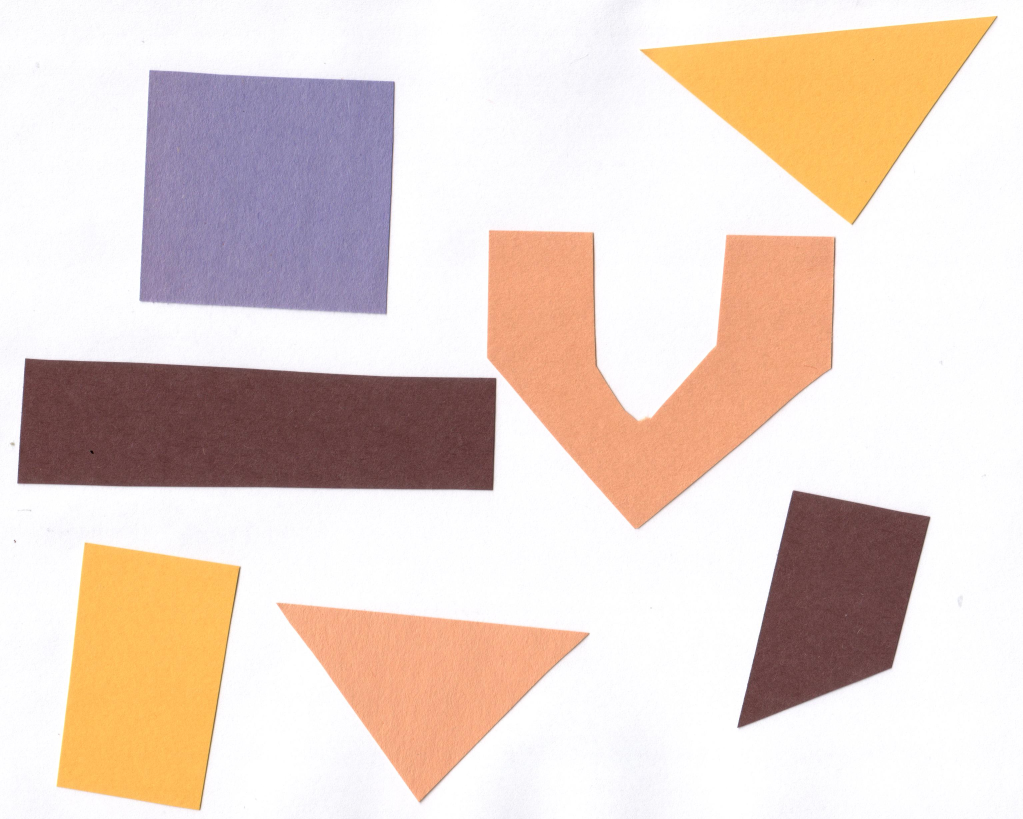
#> input picture data/shapes-01.jpg, 3068 x 2457 px (shown at 1/3 size)
$ jupyter execute --allow-errors '7-Connected Component Analysis.ipynb'   (shell and % lines are left out)
#> lines starting #> are read from the running program, lines starting #| are printed output that depends on the picture; after the words box and inside, x2 and y2 are one past the last pixel; in counts of white or black regions, pixels touching at a corner belong together
# Connected Component Analysis

Thresholding helps divides an image into forground and background pixels. Now the next step is going to be counting the object in an image which basically the distinct bright regions in a black background. \

A connected region is a region where you can get all 1's within one hop. You cannot hop diaonally. This is a one hop neighbourhood. \

A two hop neighbouhood is when you can reach all the 1s in 2 hops. (preferably diagonal hops) \
In this example:\
0 0 0 0 0 0 0 0 \
0 1 1 0 0 0 0 0 \
0 1 1 0 0 0 0 0 \
0 0 0 1 1 1 0 0 \
0 0 0 1 1 1 1 0 \
0 0 0 0 0 0 0 0 \
One hop neighbourhood would count two objects and two hop neighborhood would count one object.

Outputs an image with numeric identification tags. So the previous example basically becomes: \
0 0 0 0 0 0 0 0 \
0 1 1 0 0 0 0 0 \
0 1 1 0 0 0 0 0 \
0 0 0 2 2 2 0 0 \
0 0 0 2 2 2 2 0 \
0 0 0 0 0 0 0 0

[cell 1]
#import libraries
import skimage.io as skio
import matplotlib.pyplot as plt
import numpy as np
import skimage.color
import skimage.filters
import skimage.measure
import skimage.morphology

[cell 2]
# create a function to repeat analysis later on
def connected_components(filename, sigma = 1.0, t = 0.5, connectivity = 2):# connectivity parameter tells you about what kind of neighborhood (1/2/4/8)
#> called with filename = 'data/shapes-01.jpg', sigma = 2, t = 0.9, connectivity = 2
    image = skio.imread(filename)
#> image is the input picture: shape (2457, 3068, 3); mean R, G, B 229.7, 212.3, 203.8
    gray_image = skimage.color.rgb2gray(image)
    blurred_image = skimage.filters.gaussian(gray_image, sigma = sigma)
    binary_mask = blurred_image < t
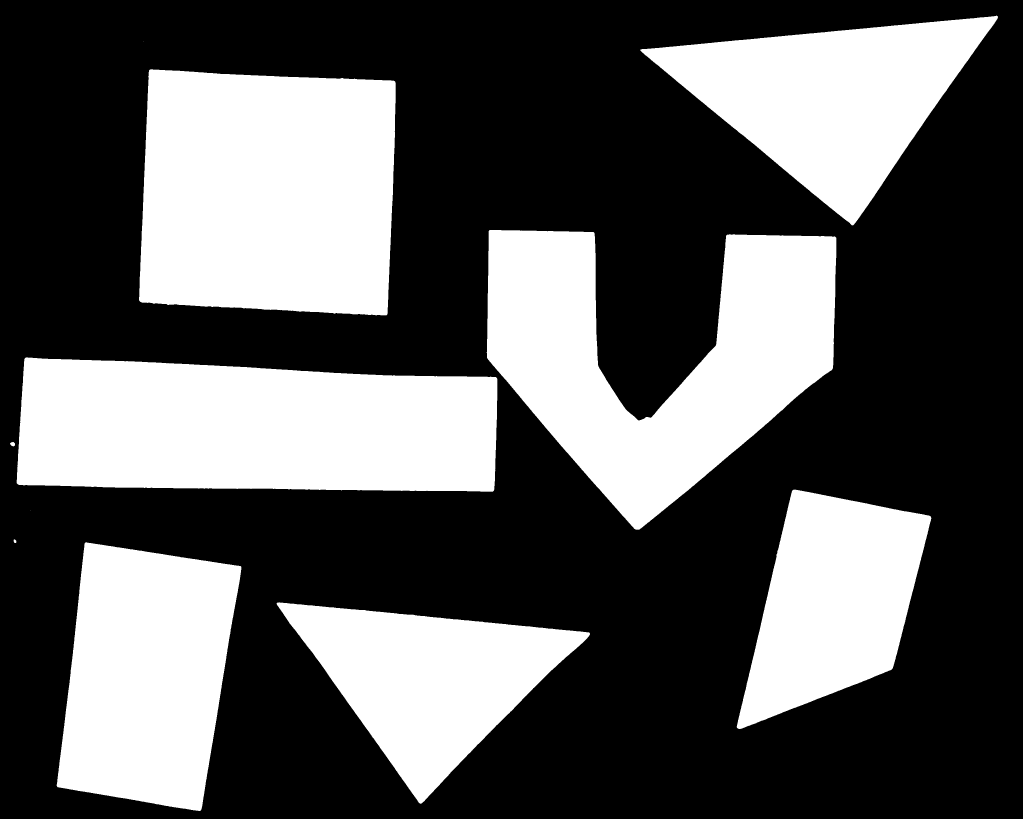
#> binary_mask: shape (2457, 3068) bool (shown at 1/3 size); 36% white; 11 white regions (2 under 20 px), largest, box (x1, y1, x2, y2) and area: (417, 208, 1187, 946) 523207, (50, 1072, 1492, 1475) 517330, (1460, 690, 2509, 1589) 496622
    plt.subplots()
    plt.imshow(binary_mask)
    labeled_image, count = skimage.measure.label(binary_mask,
                                                 connectivity=connectivity,
                                                 return_num=True)
#> labeled_image: shape (2457, 3068) int32; 12 distinct labels, from 0 to 11
#> count = 11
    return labeled_image, count

[cell 3]
labeled_image, count = connected_components(filename = "data/shapes-01.jpg",
                                            sigma=2,
                                            t=0.9,
                                            connectivity=2)
#> count = 11

[cell 4]
plt.subplots()
plt.imshow(labeled_image)

[cell 5]
print(count)
#| 11

Background is considered 0. There are 7 shapes. So the count should 8 but the result is 11. The extra colors are because of the extra dots which could basically be noise. One way to get over it is by blurring more. The other way is to increasing the threshold value.

[cell 6]
labeled_image, count = connected_components(filename = "data/shapes-01.jpg",
                                            sigma=2,
                                            t=0.5,
                                            connectivity=2)
#> call 2 of connected_components, with filename = 'data/shapes-01.jpg', sigma = 2, t = 0.5, connectivity = 2
#> in connected_components (call 2), `binary_mask = blurred_image < t`: binary_mask: shape (2457, 3068) bool; 9.9% white; 19 white regions (10 under 20 px)
#> in connected_components (call 2), `labeled_image, count = skimage.measure.label(binary_mask, connectivity..`:
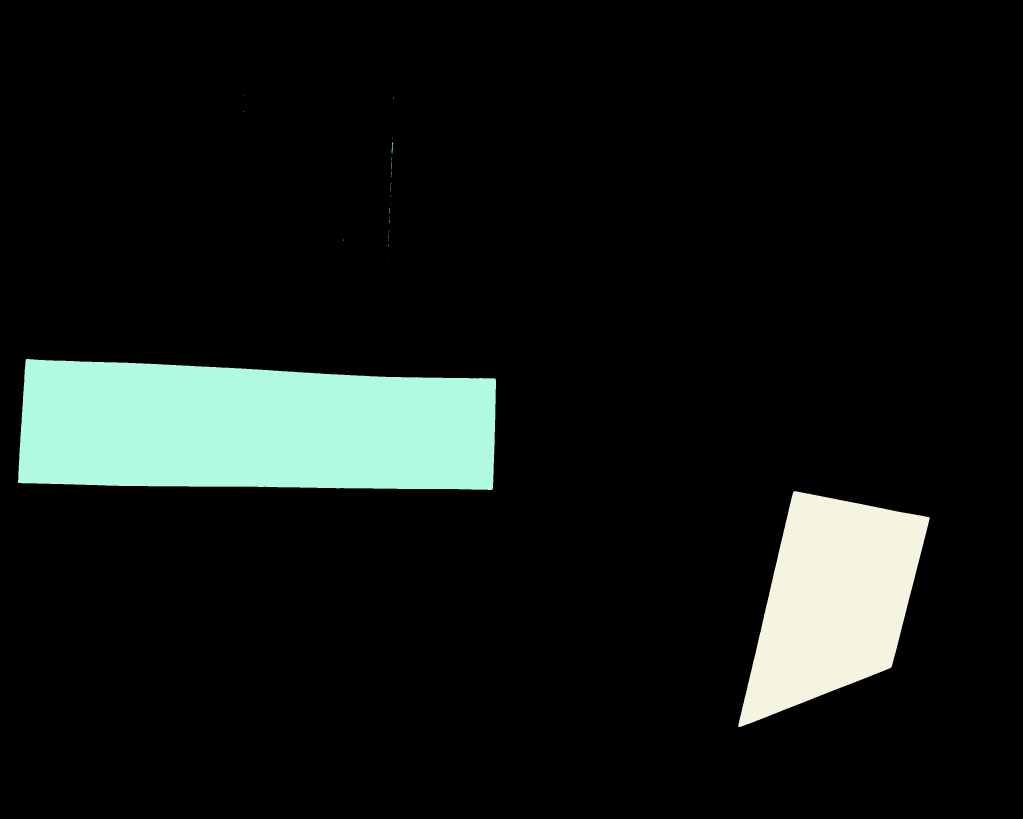
#> labeled_image: shape (2457, 3068) int32 (shown at 1/3 size); 20 distinct labels, from 0 to 19; one colour per label, 0 black
#> in connected_components (call 2), `labeled_image, count = skimage.measure.label(binary_mask, connectivity..`: count = 19
#> count = 19

[cell 7]
print(count)
#| 19

20! That definitely doesn't look right! So we go back and edit the function to print the binary mask. And it can be seen that there is an edge there that has been added. If the thresholding value is too much, then we end up covering a lot of data that we actually needed but there are these edges that kind of stick around as they are connected to these bright areas.

[cell 8]
labeled_image, count = connected_components(filename = "data/shapes-01.jpg",
                                            sigma=2,
                                            t=0.9,
                                            connectivity=2)
#> count = 11

[cell 9]
labeled_image

[cell 10]
object_features = skimage.measure.regionprops(labeled_image)
#> object_features = 11 regions; largest, box (x1, y1, x2, y2) and area: (417, 208, 1187, 946) 523207, (50, 1072, 1492, 1475) 517330, (1460, 690, 2509, 1589) 496622, (170, 1627, 724, 2433) 338787, (1921, 47, 2994, 676) 318539
object_features
#> Out has the same summary as object_features

#> (a cell that did not finish here is left out)

[cell 12]
object_areas = [feat["area"] for feat in object_features]
#> object_areas = [318539, 1, 523207, 496622, 517330, 143, 256215, 1, 69, 338787, 265767]

[cell 13]
object_areas
#> Out has the same summary as object_areas

[cell 14]
plt.subplots()
plt.hist(object_areas)
plt.xlabel("Area in pixels")
plt.ylabel("Number of objects")
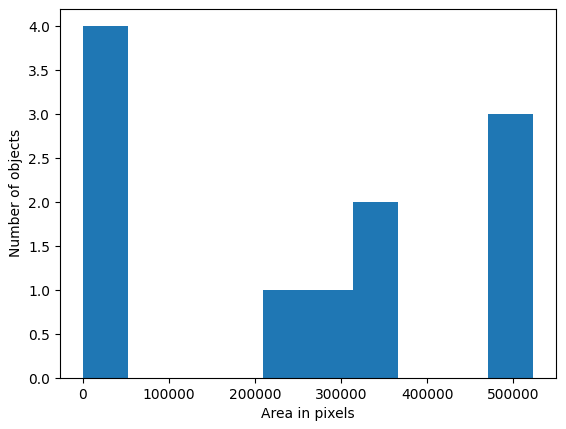
#> figure drawn by matplotlib, 1 panel; tallest bar 4 high, from x = 1 to 52321.6

So basically we don't care about anything that is less than 100000 and greater than 500000. These are either the noise particles or the background area.

[cell 15]
# Filter by area
min_area = 100000
large_objects = []
for features in object_features:
    if features["area"] > min_area:
        large_objects.append(features["label"])
#> this loop made 11 passes
#> after the loop, large_objects = [1, 3, 4, 5, 7, 10, 11]
print(len(large_objects))
#| 7

This returns 7 because the skimage.measures library skips over the 0 label which is the background so we don't specifically include it here. This does not hold true for all libraries just the skimage.

[cell 16]
def enhanced_connected_components(filename, sigma=1.0, t=0.5, connectivity=2, min_area=0):
    '''
    Doing this the manual way:
    1. Do normal CCA as per connected_components()
    2. Use morphometrics to calculate object areas
    3. Strat a blank mask full of True pixeks
    4. Loop over each morphometric object:
        if the area is too small, sraw it on the mask (set to False)
    5. Combine small object mask with old threshold mask using (mask1 & mask2)
    6. Redo CCA using that new, combined mask

    OR
    Using the skimage tools to do it for us
    '''
#> called with filename = 'data/shapes-01.jpg', sigma = 2, t = 0.9, connectivity = 2, min_area = 200
    image = skio.imread(filename)
    gray_image = skimage.color.rgb2gray(image)
    blurred_image = skimage.filters.gaussian(gray_image, sigma = sigma)
    binary_mask = blurred_image < t

    object_mask = skimage.morphology.remove_small_objects(binary_mask, min_area)
    labeled_image, count = skimage.measure.label(object_mask, connectivity=connectivity, return_num=True)
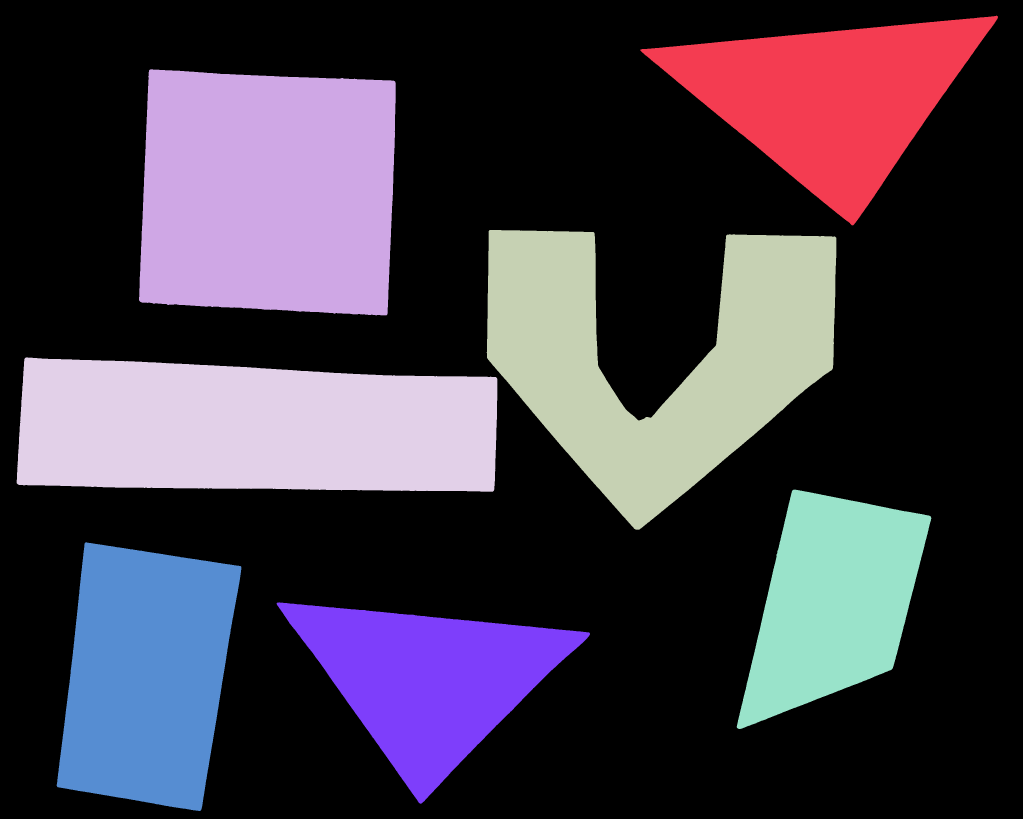
#> labeled_image: shape (2457, 3068) int32 (shown at 1/3 size); 8 distinct labels, from 0 to 7; one colour per label, 0 black
#> count = 7
    return labeled_image, count

[cell 17]
labeled_image, count = enhanced_connected_components(filename = "data/shapes-01.jpg",
                                            sigma=2,
                                            t=0.9,
                                            connectivity=2,
                                             min_area=200)
#> count = 7
print(count)
#| 7

#### Color Mapping

[cell 18]
# convert the label image to color image
colored_label_image = skimage.color.label2rgb(labeled_image, bg_label=0)
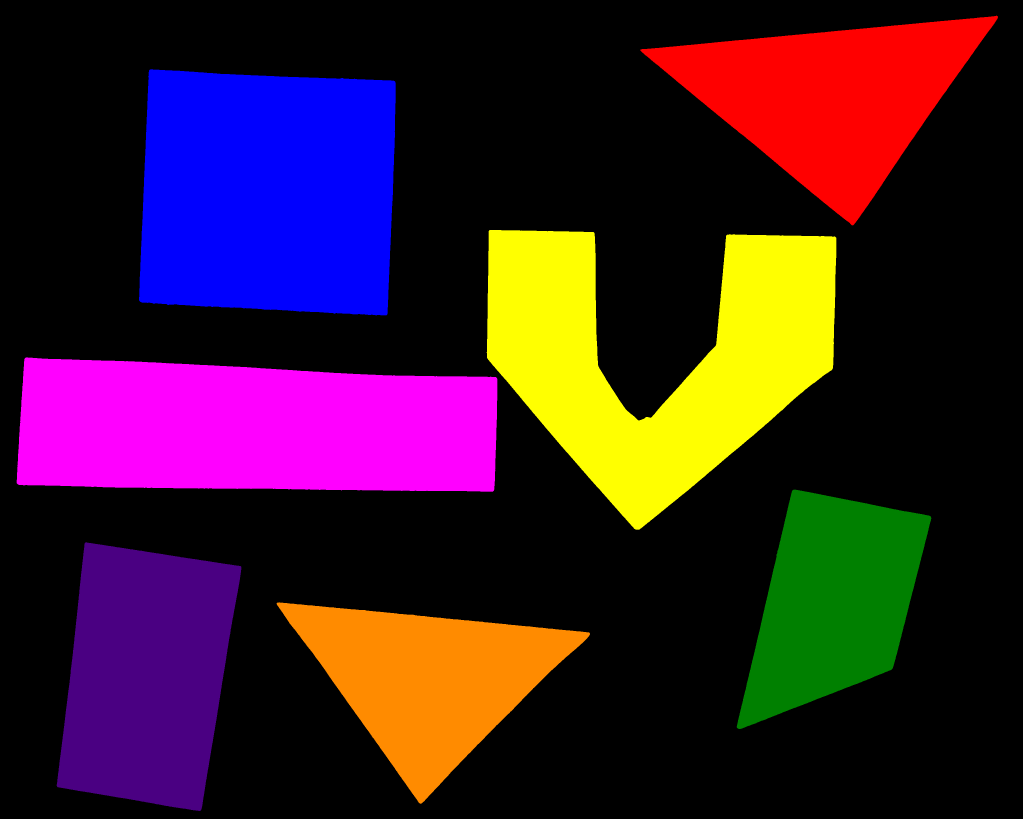
#> colored_label_image: shape (2457, 3068, 3) float64 (shown at 1/3 size); mean R, G, B 0.225, 0.102, 0.161

fig, ax = plt.subplots()
plt.imshow(colored_label_image)
plt.axis("off");

#### Color Objects by area

[cell 19]
object_areas = np.array([objf["area"] for objf in skimage.measure.regionprops(labeled_image)])
#> object_areas = [318539, 523207, 496622, 517330, 256215, 338787, 265767]

[cell 20]
object_areas
#> Out has the same summary as object_areas

[cell 21]
object_areas = np.insert(0,1,object_areas) #add a value for the background area - usefule to find out proportion/density
#> object_areas = [0, 318539, 523207, 496622, 517330, 256215, 338787, 265767]
object_areas
#> Out has the same summary as object_areas

[cell 22]
labeled_image

[cell 23]
colored_area_image = object_areas[labeled_image]
colored_area_image

[cell 24]
plt.figure()
plt.imshow(colored_area_image)
plt.colorbar()
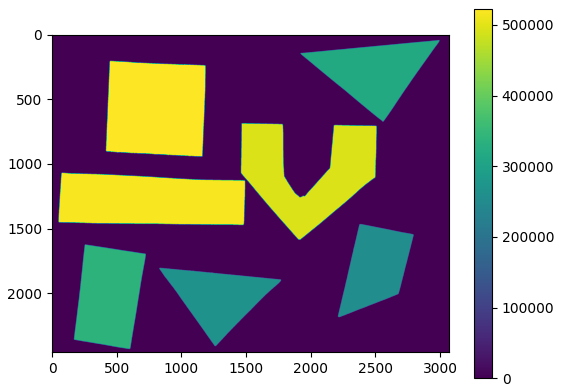
#> figure drawn by matplotlib, 2 panels
